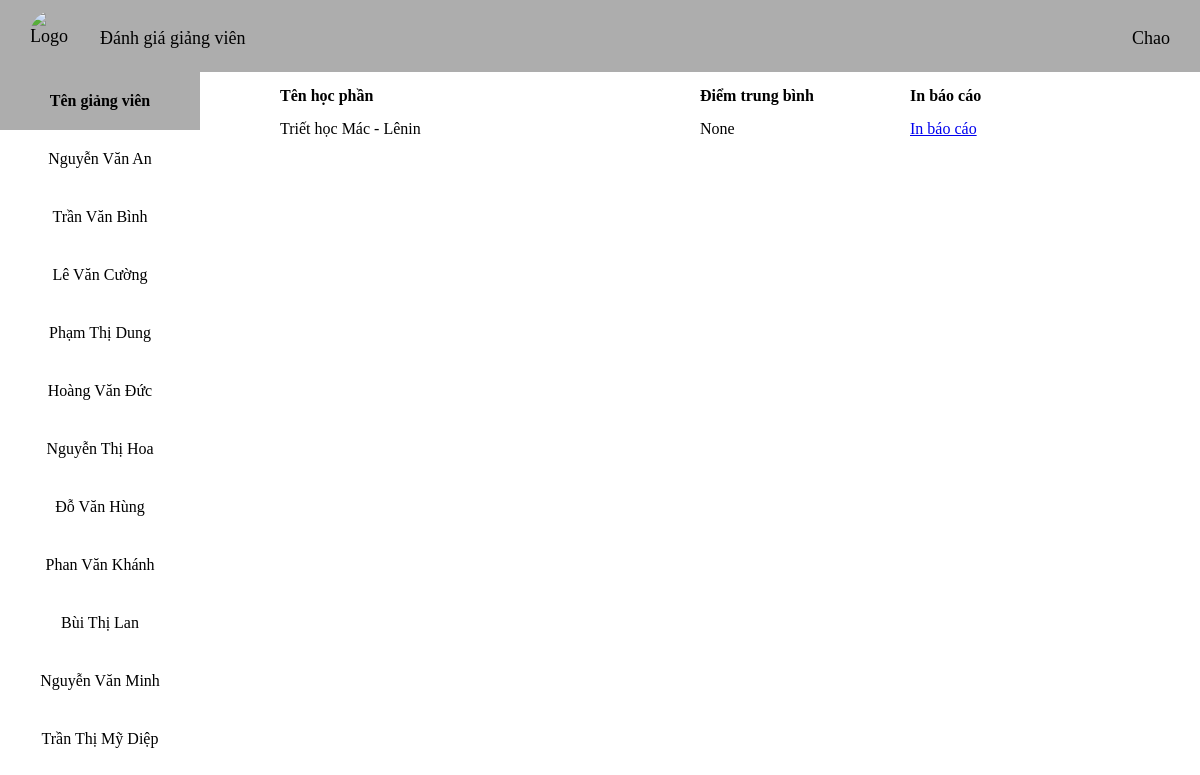
Page /giang_vien/giang_vien/Nguyễn Văn An on the committed database.
### tables this page shows
CREATE TABLE "HocPhan" (
	"ma_hoc_phan"	TEXT,
	"ten_hoc_phan"	TEXT,
	"ma_giang_vien"	TEXT,
	"ten_giang_vien"	TEXT,
	PRIMARY KEY("ma_hoc_phan")
);

CREATE TABLE DiemTrungBinh (
    id INTEGER PRIMARY KEY AUTOINCREMENT,
    ten_giang_vien TEXT,
    ma_hoc_phan TEXT,
    diem_cau_1 REAL,
    diem_cau_2 REAL,
    diem_cau_3 REAL,
    diem_cau_4 REAL,
    diem_cau_5 REAL,
    diem_trung_binh REAL, ten_hoc_phan TEXT,
    FOREIGN KEY(ma_hoc_phan) REFERENCES HocPhan(ma_hoc_phan)
);

### Đánh giá giảng viên/giangvien1/views.py (the view)
@gv_bp.route('/giang_vien/<string:ten_giang_vien>')
def chitiet(ten_giang_vien):
       conn = sqlite3.connect(data)
       conn.row_factory = sqlite3.Row
       cur = conn.cursor()
       cur.execute("SELECT DISTINCT ten_giang_vien FROM HocPhan")
       gv1 = cur.fetchall()
       cur.execute("SELECT * FROM DiemTrungBinh WHERE ten_giang_vien = ?",(ten_giang_vien,))
       gv = cur.fetchall()
       return render_template("diem_gv.html", dataa = gv, data = gv1)

### Đánh giá giảng viên/Templates/diem_gv.html
{% extends "giang_vien1.html" %}
{% block content2 %}
<div class="row header">
    <div>Tên học phần</div>
    <div>Điểm trung bình</div>
    <div>In báo cáo</div>
</div>
{% for gv in dataa %}
<div class="row">
    <div>{{ gv[9] }}</div>
    <div>{{ gv[8] }}</div>
    <div>
        <a href="{{ url_for('gv.bao_cao', ten_giang_vien=gv[1]) }}">In báo cáo</a>
    </div>
</div>
{% endfor %}
{% endblock %}

### Đánh giá giảng viên/Templates/giang_vien1.html
{% extends "base.html" %}
{% block content %}
<div class="container">
    <div class="left">
        <p><b>Tên giảng viên</b></p>
        {% for gv in data %}
            <a href="{{ url_for('gv.chitiet', ten_giang_vien=gv[0]) }}" class="ten-giang-vien">
                {{ gv[0] }}
            </a>
        {% endfor %}
    </div>
    <div class="right">
        {% block content2 %}
        {% endblock %}
    </div>
</div>
{% endblock %}

### Đánh giá giảng viên/Templates/base.html (shortened to what this page needs)
<!DOCTYPE html>
<html lang="en">
<head>
       <link rel="stylesheet" href="{{url_for('static', filename = 'style.css')}}">
</head>
<body>
       <header>
              <div id="logo">
                     <img src="https://s.yimg.com/fz/api/res/1.2/9FsGW0wA7u6GgUpWj4hscQ--~C/YXBwaWQ9c3JjaGRkO2ZpPWZpbGw7aD00MTI7cHhvZmY9NTA7cHlvZmY9MTAwO3E9ODA7c3M9MTt3PTM4OA--/https://i.pinimg.com/736x/c8/cc/68/c8cc6816a2448d0a03a5e46e932ce7a9.jpg" alt="Logo">
                     <p><a href="{{ url_for('gv.giang_vien') }}">Đánh giá giảng viên </a></p>
                     <p class="wc">Chao {{ Guest }}</p>
              </div>
       </header>
       {% block content %}
       {% endblock %}
</body>
</html>

### Đánh giá giảng viên/Static/style.css (style rules this page uses)
body { margin: 0px; }
header { top: 0; position: sticky; }
header a { text-decoration: none; color: black; }
#logo { display: flex; padding: 10px 30px 5px 30px; background-color: #adadad; margin-right: auto; gap: 20px; font-size: 18px; }
#logo img { width: 50px; height: 50px; border-radius: 50px; }
.wc { margin-left: auto; }
.container { display: flex; }
.left { border: 1px; width: 200px; height: 89vh; text-align: center; overflow-y: auto; }
.left p { margin: 0; padding: 20px; top: 0px; background-color: #adadad; position: sticky; }
.left a { display: block; text-decoration: none; padding: 20px; color: black; }
.right { width:70%; margin: 0px auto; }
.row { display:grid; grid-template-columns: 2fr 1fr 1fr; align-items:center; margin:15px 0; }
.header { font-weight:bold; }

### rows in the picture
HocPhan: ten_giang_vien "Trần Văn Bình"
HocPhan: ten_giang_vien "Lê Văn Cường"
HocPhan: ten_giang_vien "Phạm Thị Dung"
HocPhan: ten_giang_vien "Hoàng Văn Đức"
HocPhan: ten_giang_vien "Nguyễn Thị Hoa"
HocPhan: ten_giang_vien "Đỗ Văn Hùng"
HocPhan: ten_giang_vien "Phan Văn Khánh"
HocPhan: ten_giang_vien "Bùi Thị Lan"
HocPhan: ten_giang_vien "Nguyễn Văn Minh"
HocPhan: ten_giang_vien "Trần Thị Mỹ Diệp"
DiemTrungBinh: ten_hoc_phan "Triết học Mác - Lênin", gv "None"

### other values in the picture
{{ gv[0] }} "Nguyễn Văn An"
